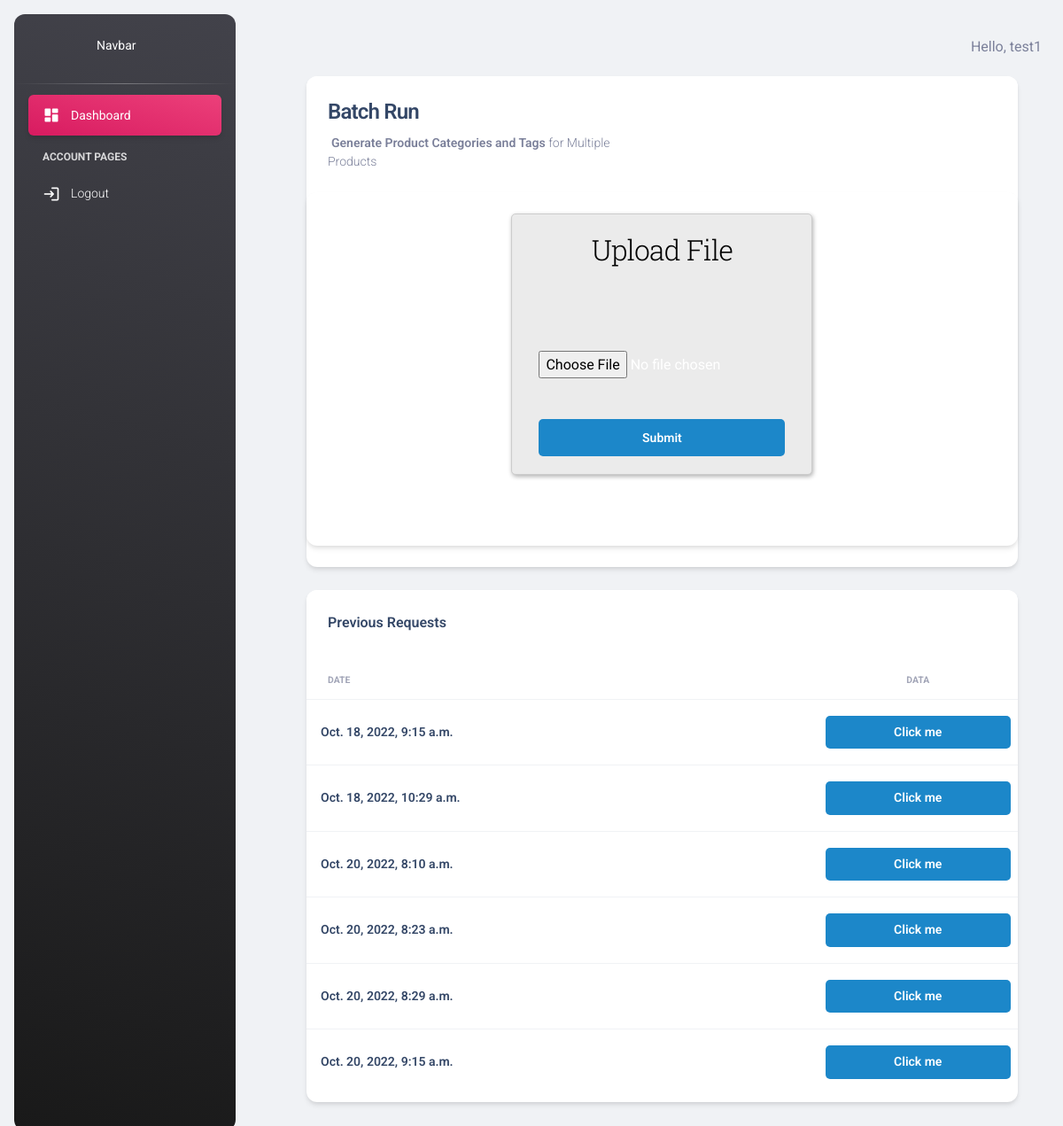
Screenshot of / (signed in) with the database file from the repository.
### app/models.py (models this page shows)
class resultResponse(models.Model):
    user = models.ForeignKey(User, on_delete=models.CASCADE, null=True)
    result_tags = models.TextField(null=True)
    product_list = models.TextField(null=True)
    date = models.DateTimeField(auto_now_add=True)

### app/views.py (the view, shortened to what this page needs)
# urls.py: path('', views.home, name='home'),
@login_required(login_url='login')
def home(request):
    past_requests = resultResponse.objects.filter(user=request.user).all()
    serialized = ResultSerializer(past_requests)
    print(serialized.data)
    context = {'past_requests': past_requests}
    return render(request, 'app/index.html', context)

### app/templates/app/index.html (shortened to what this page needs)
<!DOCTYPE html>
<html lang="en">
<head>
  <link href="../static/css/nucleo-icons.css" rel="stylesheet" />
  <link href="../static/css/nucleo-svg.css" rel="stylesheet" />
  <link id="pagestyle" href="../static/css/material-dashboard.css?v=3.0.4" rel="stylesheet" />
</head>
<body class="g-sidenav-show  bg-gray-200">
  <aside
    class="sidenav navbar navbar-vertical navbar-expand-xs border-0 border-radius-xl my-3 fixed-start ms-3   bg-gradient-dark"
    id="sidenav-main">
    <div class="sidenav-header">
      <a class="navbar-brand m-0" href=" https://demos.creative-tim.com/material-dashboard/pages/dashboard "
        target="_blank">
        <span class="nav-head">Navbar</span>
      </a>
    </div>
    <hr class="horizontal light mt-0 mb-2">
    <div class="collapse navbar-collapse  w-auto " id="sidenav-collapse-main">
      <ul class="navbar-nav">
        <li class="nav-item">
          <a class="nav-link text-white active bg-gradient-primary" href="#">
            <div class="text-white text-center me-2 d-flex align-items-center justify-content-center">
              <i class="material-icons opacity-10">dashboard</i>
            </div>
            <span class="nav-link-text ms-1">Dashboard</span>
          </a>
        </li>
        <li class="nav-item mt-3">
          <h6 class="ps-4 ms-2 text-uppercase text-xs text-white font-weight-bolder opacity-8">Account pages</h6>
        </li>
        <li class="nav-item">
          <a class="nav-link text-white " href="{% url 'logout' %}">
            <div class="text-white text-center me-2 d-flex align-items-center justify-content-center">
              <i class="material-icons opacity-10">login</i>
            </div>
            <span class="nav-link-text ms-1">Logout</span>
          </a>
        </li>
      </ul>
    </div>
  </aside>
  <main class="main-content position-relative max-height-vh-100 h-100 border-radius-lg ">
    <nav class="navbar navbar-main navbar-expand-lg px-0 mx-4 shadow-none border-radius-xl" id="navbarBlur"
      data-scroll="true">
    </nav>
    <div class="container-fluid py-4">
      <div><span style="text-align: right; display: block; margin-bottom: 20px;">Hello, {{request.user}}</span></div>
      <div class="row">
        <div class="col-lg-11 col-md-6 mb-md-0 mb-4" style="margin-left: 48px;">
          <div class="card">
            <div class="card-header pb-0">
              <div class="row">
                <div class="col-lg-6 col-7">
                  <h4>Batch Run</h4>
                  <p class="text-sm mb-0">
                    <span class="font-weight-bold ms-1">Generate Product Categories and Tags</span> for Multiple
                    Products
                  </p>
                </div>
              </div>
            </div>
            <div class="card-body px-0 pb-2">
              <div class="col">
                <div class="col-md">
                  <div class="card text-center text-white  mb-3" id="total-orders">
                    <div class="card-header">
                      <div class="main-block">
                        <h1>Upload File</h1>
                        <form enctype="multipart/form-data" action="" method="POST">
                          <hr><br><br>
                          <input type="file" name="file" id="img" required />
                          <br><br>
                          <div class="btn-block">
                            <button type="submit" href="/">Submit</button>
                          </div>
                        </form>
                      </div>
                    </div>
                    <div class="card-body">
                    </div>
                  </div>
                </div>
              </div>
            </div>
          </div>
          <br>
        </div>
      </div>
      <div class="row mb-4">
        <div class="col-lg-11 col-md-6 mb-md-0 mb-4" style="margin-left: 48px;">
          <div class="card">
            <div class="card-header pb-0">
              <div class="row">
                <div class="col-lg-6 col-7">
                  <h6>Previous Requests</h6>
                </div>
              </div>
            </div>
            <div class="card-body px-0 pb-2">
              <div class="table-responsive">
                <table class="table align-items-center mb-0">
                  <thead>
                    <tr>
                      <th class="text-uppercase text-secondary text-xxs font-weight-bolder opacity-7">Date</th>
                      <th class="text-center text-uppercase text-secondary text-xxs font-weight-bolder opacity-7">Data
                      </th>
                    </tr>
                  </thead>
                  <tbody>
                    {% for data in past_requests %}
                    <tr>
                      <td>
                        <div class="d-flex px-2 py-1">
                          <div class="d-flex flex-column justify-content-center">
                            <h6 class="mb-0 text-sm">{{data.date}}</h6>
                          </div>
                        </div>
                      </td>
                      <td class="align-middle text-center text-sm">
                        <span class="text-xs font-weight-bold ">
                          <button class="trigger1">Click me</button>
                        </span>
                      </td>
                    </tr>
                    {% endfor %}
                  </tbody>
                </table>
              </div>
            </div>
          </div>
        </div>
      </div>
    </div>
  </main>
</body>
</html>

### app/templates/app/index.html (style rules this page uses)
h1 { padding: 10px 0; font-size: 32px; font-weight: 300; text-align: center; color: black; }
p { font-size: 12px; }
hr { color: #a9a9a9; opacity: 0.3; }
.nav-head { color: white; margin-left: 61px; }
.main-block { max-width: 340px; min-height: 200px; padding: 10px 0; margin: auto; border-radius: 5px; border: solid 1px #ccc; box-shadow: 1px 2px 5px rgba(0, 0, 0, .31); background: #ebebeb; }
form { margin: 0 30px; }
.btn-block { margin-top: 10px; text-align: center; }
button { width: 100%; padding: 10px 0; margin: 10px auto; border-radius: 5px; border: none; background: #1c87c9; font-size: 14px; font-weight: 600; color: #fff; }

### rows the page displays
resultResponse: date "Oct. 18, 2022, 9:15 a.m."
resultResponse: date "Oct. 18, 2022, 10:29 a.m."
resultResponse: date "Oct. 20, 2022, 8:10 a.m."
resultResponse: date "Oct. 20, 2022, 8:23 a.m."
resultResponse: date "Oct. 20, 2022, 8:29 a.m."
resultResponse: date "Oct. 20, 2022, 9:15 a.m."

### other values shown
{{ request.user }} "test1"
